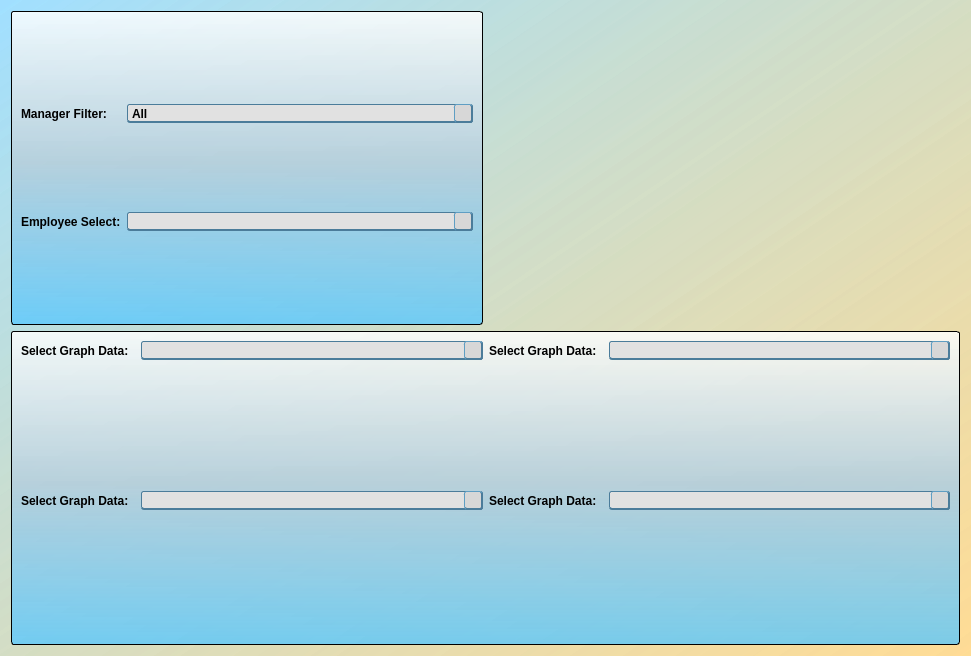
<?xml version="1.0" encoding="UTF-8"?>
<ui version="4.0">
 <class>agentGraphsMain</class>
 <widget class="QDialog" name="agentGraphsMain">
  <property name="geometry">
   <rect>
    <x>0</x>
    <y>0</y>
    <width>971</width>
    <height>656</height>
   </rect>
  </property>
  <property name="windowTitle">
   <string>Agent Trending Graphs</string>
  </property>
  <property name="windowIcon">
   <iconset>
    <normaloff>J:/COLLECTOR RESOURCES/KPI Tracker/cmredb/Meduit_logo.ico</normaloff>J:/COLLECTOR RESOURCES/KPI Tracker/cmredb/Meduit_logo.ico</iconset>
  </property>
  <property name="styleSheet">
   <string notr="true">QDialog{
	background-color: qlineargradient(spread:pad, x1:1, y1:1, x2:0, y2:0.011, stop:0 rgba(255, 218, 144, 200), stop:1 rgba(129, 213, 255, 126));
}
QWidget{
	font: 11pt &quot;Corbel&quot;;
	font-weight: bold;
}
QGroupBox{
	background-color: qlineargradient(spread:pad, x1:0.5, y1:0, x2:0.5, y2:1, stop:0 rgba(255, 255, 255, 209), stop:0.485876 rgba(181, 207, 220, 239), stop:1 rgba(85, 199, 255, 196));
	border: 1px solid black;
	border-radius: 3px;
	margin-top: 1ex;
	padding-top: 18;
	font: 11pt &quot;Corbel&quot;;
	font-weight: bold;
}
QGroupBox::title{
	background-color: qlineargradient(spread:pad, x1:0.50035, y1:1, x2:0.5, y2:0, stop:0 rgba(151, 151, 151, 255), stop:1 rgba(255, 255, 255, 255));
	border: 1px solid black;
	border-radius: 3px;
	padding: 2 10px;
	subcontrol-origin: margin;
	subcontrol-position: top;
	font: 11pt &quot;Corbel&quot;;
	font-weight: bold;
}
QLineEdit{
	background-color: rgb(223, 223, 223);
	border: 1px solid black;
	font: 10pt &quot;MS Shell Dlg 2&quot;;
}
QTextEdit{
	font: 12pt &quot;Corbel&quot;;
}
QStatusBar{
	font: 10pt &quot;MS Shell Dlg 2&quot;;
}
QPushButton{
	border-bottom: 2px solid rgb(75, 124, 154);
	border-top: 1px solid rgb(95, 158, 195);
	border-right: 2px solid rgb(75, 124, 154);
	border-left: 1px solid rgb(95, 158, 195);
	border-radius: 4px;
	padding: 2px;
	padding-left: 13px;
	padding-right: 13px;
	background-color: rgb(225, 225, 225);
	font: 11pt &quot;Corbel&quot;;
	font-weight: bold;
}
QPushButton::hover{
	border-bottom: 2px solid rgb(75, 124, 154);
	border-top: 1px solid rgb(95, 158, 195);
	border-right: 2px solid rgb(75, 124, 154);
	border-left: 1px solid rgb(95, 158, 195);
	border-radius: 4px;
	padding: 2px;
	padding-left: 13px;
	padding-right: 13px;
	background-color: rgb(215, 215, 215);
	font: 11pt &quot;Corbel&quot;;
	font-weight: bold;
}
QPushButton::pressed{
	border-bottom: 1px solid rgb(75, 124, 154);
	border-top: 2px solid rgb(95, 158, 195);
	border-right: 1px solid rgb(75, 124, 154);
	border-left: 2px solid rgb(95, 158, 195);
	border-radius: 4px;
	padding: 2px;
	padding-left: 10px;
	padding-right: 10px;
	width: 80px;
	background-color: rgb(225, 225, 225);
	font: 11pt &quot;Corbel&quot;;
	font-weight: bold;
}
QComboBox{
	border-bottom: 2px solid rgb(75, 124, 154);
	border-top: 1px solid rgb(75, 124, 154);
	border-right: 1px solid rgb(75, 124, 154);
	border-left: 1px solid rgb(75, 124, 154);
	border-radius: 3px;
	background-color: rgb(225, 225, 225);
}
QComboBox::drop-down{
	background-color: rgb(215, 215, 215);
	border-bottom: 2px solid rgb(75, 124, 154);
	border-top: 1px solid rgb(95, 158, 195);
	border-right: 2px solid rgb(75, 124, 154);
	border-left: 1px solid rgb(95, 158, 195);
	border-radius: 3px;
	subcontrol-origin: margin;
	width: 16px;
}
QComboBox::drop-down::hover{
	background-color: rgb(205, 205, 205);
	border-bottom: 2px solid rgb(75, 124, 154);
	border-top: 1px solid rgb(95, 158, 195);
	border-right: 2px solid rgb(75, 124, 154);
	border-left: 1px solid rgb(95, 158, 195);
	border-radius: 3px;
	subcontrol-origin: margin;
	width: 16px;
}
QComboBox::drop-down::pressed{
	background-color: rgb(215, 215, 215);
	border-bottom: 1px solid rgb(75, 124, 154);
	border-top: 2px solid rgb(95, 158, 195);
	border-right: 1px solid rgb(75, 124, 154);
	border-left: 2px solid rgb(95, 158, 195);
	border-radius: 3px;
	subcontrol-origin: margin;
	width: 16px;
}
QComboBox::down-arrow{
	image: url(:/meduit/arrow-dwn.png);
	width: 14 px;
	height:14 px;
}</string>
  </property>
  <layout class="QGridLayout" name="gridLayout_2">
   <item row="1" column="0" colspan="2">
    <widget class="QFrame" name="frame">
     <property name="styleSheet">
      <string notr="true">QFrame{
	background-color: qlineargradient(spread:pad, x1:0.5, y1:0, x2:0.5, y2:1, stop:0 rgba(255, 255, 255, 209), stop:0.485876 rgba(181, 207, 220, 239), stop:1 rgba(85, 199, 255, 196));
	border: 1px solid black;
	border-radius: 3px;
}</string>
     </property>
     <layout class="QGridLayout" name="gridLayout">
      <item row="3" column="1">
       <layout class="QHBoxLayout" name="horizontalLayout_4">
        <item>
         <widget class="QLabel" name="label_5">
          <property name="sizePolicy">
           <sizepolicy hsizetype="Maximum" vsizetype="Preferred">
            <horstretch>0</horstretch>
            <verstretch>0</verstretch>
           </sizepolicy>
          </property>
          <property name="styleSheet">
           <string notr="true">QFrame{
	background-color: rgba(255, 255, 255, 0);
	border: 0px;
}</string>
          </property>
          <property name="text">
           <string>Select Graph Data:  </string>
          </property>
         </widget>
        </item>
        <item>
         <widget class="QComboBox" name="graphData4">
          <property name="currentIndex">
           <number>-1</number>
          </property>
          <item>
           <property name="text">
            <string>Monthly - RPC's</string>
           </property>
          </item>
          <item>
           <property name="text">
            <string>Monthly - RPC's Per Hour</string>
           </property>
          </item>
          <item>
           <property name="text">
            <string>Monthly - Connects</string>
           </property>
          </item>
          <item>
           <property name="text">
            <string>Monthly - Connects Per Hour</string>
           </property>
          </item>
          <item>
           <property name="text">
            <string>Monthly - Conversions</string>
           </property>
          </item>
          <item>
           <property name="text">
            <string>Monthly - Fees</string>
           </property>
          </item>
          <item>
           <property name="text">
            <string>Monthly - Totals</string>
           </property>
          </item>
          <item>
           <property name="text">
            <string>Weekly - RPC's</string>
           </property>
          </item>
          <item>
           <property name="text">
            <string>Weekly - RPC's Per Hour</string>
           </property>
          </item>
          <item>
           <property name="text">
            <string>Weekly - Connects</string>
           </property>
          </item>
          <item>
           <property name="text">
            <string>Weekly - Connects Per Hour</string>
           </property>
          </item>
          <item>
           <property name="text">
            <string>Weekly - Conversions</string>
           </property>
          </item>
          <item>
           <property name="text">
            <string>Weekly - Fees</string>
           </property>
          </item>
         </widget>
        </item>
       </layout>
      </item>
      <item row="2" column="0">
       <widget class="QWidget" name="graphBox1" native="true"/>
      </item>
      <item row="2" column="1">
       <widget class="QWidget" name="graphBox2" native="true"/>
      </item>
      <item row="1" column="1">
       <layout class="QHBoxLayout" name="horizontalLayout_2">
        <item>
         <widget class="QLabel" name="label_3">
          <property name="sizePolicy">
           <sizepolicy hsizetype="Maximum" vsizetype="Preferred">
            <horstretch>0</horstretch>
            <verstretch>0</verstretch>
           </sizepolicy>
          </property>
          <property name="styleSheet">
           <string notr="true">QFrame{
	background-color: rgba(255, 255, 255, 0);
	border: 0px;
}</string>
          </property>
          <property name="text">
           <string>Select Graph Data:  </string>
          </property>
         </widget>
        </item>
        <item>
         <widget class="QComboBox" name="graphData2">
          <property name="currentIndex">
           <number>-1</number>
          </property>
          <item>
           <property name="text">
            <string>Monthly - RPC's</string>
           </property>
          </item>
          <item>
           <property name="text">
            <string>Monthly - RPC's Per Hour</string>
           </property>
          </item>
          <item>
           <property name="text">
            <string>Monthly - Connects</string>
           </property>
          </item>
          <item>
           <property name="text">
            <string>Monthly - Connects Per Hour</string>
           </property>
          </item>
          <item>
           <property name="text">
            <string>Monthly - Conversions</string>
           </property>
          </item>
          <item>
           <property name="text">
            <string>Monthly - Fees</string>
           </property>
          </item>
          <item>
           <property name="text">
            <string>Monthly - Totals</string>
           </property>
          </item>
          <item>
           <property name="text">
            <string>Weekly - RPC's</string>
           </property>
          </item>
          <item>
           <property name="text">
            <string>Weekly - RPC's Per Hour</string>
           </property>
          </item>
          <item>
           <property name="text">
            <string>Weekly - Connects</string>
           </property>
          </item>
          <item>
           <property name="text">
            <string>Weekly - Connects Per Hour</string>
           </property>
          </item>
          <item>
           <property name="text">
            <string>Weekly - Conversions</string>
           </property>
          </item>
          <item>
           <property name="text">
            <string>Weekly - Fees</string>
           </property>
          </item>
         </widget>
        </item>
       </layout>
      </item>
      <item row="1" column="0">
       <layout class="QHBoxLayout" name="horizontalLayout">
        <item>
         <widget class="QLabel" name="label_2">
          <property name="sizePolicy">
           <sizepolicy hsizetype="Maximum" vsizetype="Preferred">
            <horstretch>0</horstretch>
            <verstretch>0</verstretch>
           </sizepolicy>
          </property>
          <property name="styleSheet">
           <string notr="true">QFrame{
	background-color: rgba(255, 255, 255, 0);
	border: 0px;
}</string>
          </property>
          <property name="text">
           <string>Select Graph Data:  </string>
          </property>
         </widget>
        </item>
        <item>
         <widget class="QComboBox" name="graphData1">
          <property name="currentIndex">
           <number>-1</number>
          </property>
          <item>
           <property name="text">
            <string>Monthly - RPC's</string>
           </property>
          </item>
          <item>
           <property name="text">
            <string>Monthly - RPC's Per Hour</string>
           </property>
          </item>
          <item>
           <property name="text">
            <string>Monthly - Connects</string>
           </property>
          </item>
          <item>
           <property name="text">
            <string>Monthly - Connects Per Hour</string>
           </property>
          </item>
          <item>
           <property name="text">
            <string>Monthly - Conversions</string>
           </property>
          </item>
          <item>
           <property name="text">
            <string>Monthly - Fees</string>
           </property>
          </item>
          <item>
           <property name="text">
            <string>Monthly - Totals</string>
           </property>
          </item>
          <item>
           <property name="text">
            <string>Weekly - RPC's</string>
           </property>
          </item>
          <item>
           <property name="text">
            <string>Weekly - RPC's Per Hour</string>
           </property>
          </item>
          <item>
           <property name="text">
            <string>Weekly - Connects</string>
           </property>
          </item>
          <item>
           <property name="text">
            <string>Weekly - Connects Per Hour</string>
           </property>
          </item>
          <item>
           <property name="text">
            <string>Weekly - Conversions</string>
           </property>
          </item>
          <item>
           <property name="text">
            <string>Weekly - Fees</string>
           </property>
          </item>
         </widget>
        </item>
       </layout>
      </item>
      <item row="3" column="0">
       <layout class="QHBoxLayout" name="horizontalLayout_3">
        <item>
         <widget class="QLabel" name="label_4">
          <property name="sizePolicy">
           <sizepolicy hsizetype="Maximum" vsizetype="Preferred">
            <horstretch>0</horstretch>
            <verstretch>0</verstretch>
           </sizepolicy>
          </property>
          <property name="styleSheet">
           <string notr="true">QFrame{
	background-color: rgba(255, 255, 255, 0);
	border: 0px;
}</string>
          </property>
          <property name="text">
           <string>Select Graph Data:  </string>
          </property>
         </widget>
        </item>
        <item>
         <widget class="QComboBox" name="graphData3">
          <property name="currentIndex">
           <number>-1</number>
          </property>
          <item>
           <property name="text">
            <string>Monthly - RPC's</string>
           </property>
          </item>
          <item>
           <property name="text">
            <string>Monthly - RPC's Per Hour</string>
           </property>
          </item>
          <item>
           <property name="text">
            <string>Monthly - Connects</string>
           </property>
          </item>
          <item>
           <property name="text">
            <string>Monthly - Connects Per Hour</string>
           </property>
          </item>
          <item>
           <property name="text">
            <string>Monthly - Conversions</string>
           </property>
          </item>
          <item>
           <property name="text">
            <string>Monthly - Fees</string>
           </property>
          </item>
          <item>
           <property name="text">
            <string>Monthly - Totals</string>
           </property>
          </item>
          <item>
           <property name="text">
            <string>Weekly - RPC's</string>
           </property>
          </item>
          <item>
           <property name="text">
            <string>Weekly - RPC's Per Hour</string>
           </property>
          </item>
          <item>
           <property name="text">
            <string>Weekly - Connects</string>
           </property>
          </item>
          <item>
           <property name="text">
            <string>Weekly - Connects Per Hour</string>
           </property>
          </item>
          <item>
           <property name="text">
            <string>Weekly - Conversions</string>
           </property>
          </item>
          <item>
           <property name="text">
            <string>Weekly - Fees</string>
           </property>
          </item>
         </widget>
        </item>
       </layout>
      </item>
      <item row="4" column="0">
       <widget class="QWidget" name="graphBox3" native="true"/>
      </item>
      <item row="4" column="1">
       <widget class="QWidget" name="graphBox4" native="true"/>
      </item>
     </layout>
    </widget>
   </item>
   <item row="0" column="1">
    <widget class="QLabel" name="label">
     <property name="styleSheet">
      <string notr="true">image: url(:/meduit/Meduit Email.png);</string>
     </property>
     <property name="text">
      <string/>
     </property>
    </widget>
   </item>
   <item row="0" column="0">
    <widget class="QGroupBox" name="groupBox_2">
     <property name="styleSheet">
      <string notr="true">QGroupBox{
	background-color: qlineargradient(spread:pad, x1:0.5, y1:0, x2:0.5, y2:1, stop:0 rgba(255, 255, 255, 209), stop:0.485876 rgba(181, 207, 220, 239), stop:1 rgba(85, 199, 255, 196));
	border: 1px solid black;
	border-radius: 3px;
	margin-top: 1ex;
	padding-top: 0;
	font: 11pt &quot;Corbel&quot;;
	font-weight: bold;
}
QGroupBox::title{
	background-color: rgb(195, 195, 195);
	border: 1px solid black;
	border-radius: 3px;
	padding: 2 10px;
	subcontrol-origin: margin;
	subcontrol-position: top;
	font: 11pt &quot;Corbel&quot;;
	font-weight: bold;
}</string>
     </property>
     <property name="title">
      <string/>
     </property>
     <layout class="QGridLayout" name="gridLayout_4">
      <item row="0" column="1">
       <widget class="QLabel" name="label_6">
        <property name="text">
         <string>Manager Filter:</string>
        </property>
       </widget>
      </item>
      <item row="0" column="2" colspan="2">
       <widget class="QComboBox" name="managerCombo">
        <property name="styleSheet">
         <string notr="true">QFrame{
	background-color: qlineargradient(spread:pad, x1:0.5, y1:0, x2:0.5, y2:1, stop:0 rgba(255, 255, 255, 209), stop:0.485876 rgba(181, 207, 220, 239), stop:1 rgba(85, 199, 255, 196));
}</string>
        </property>
        <item>
         <property name="text">
          <string>All</string>
         </property>
        </item>
       </widget>
      </item>
      <item row="1" column="2" colspan="2">
       <widget class="QComboBox" name="employeeSelect">
        <property name="styleSheet">
         <string notr="true">QFrame{
	background-color: qlineargradient(spread:pad, x1:0.5, y1:0, x2:0.5, y2:1, stop:0 rgba(255, 255, 255, 209), stop:0.485876 rgba(181, 207, 220, 239), stop:1 rgba(85, 199, 255, 196));
}</string>
        </property>
       </widget>
      </item>
      <item row="1" column="1">
       <widget class="QLabel" name="label_20">
        <property name="sizePolicy">
         <sizepolicy hsizetype="Maximum" vsizetype="Preferred">
          <horstretch>0</horstretch>
          <verstretch>0</verstretch>
         </sizepolicy>
        </property>
        <property name="text">
         <string>Employee Select:</string>
        </property>
       </widget>
      </item>
     </layout>
    </widget>
   </item>
  </layout>
 </widget>
 <tabstops>
  <tabstop>managerCombo</tabstop>
  <tabstop>employeeSelect</tabstop>
  <tabstop>graphData1</tabstop>
  <tabstop>graphData2</tabstop>
  <tabstop>graphData3</tabstop>
  <tabstop>graphData4</tabstop>
 </tabstops>
 <resources>
  <include location="main_images.qrc"/>
 </resources>
 <connections/>
</ui>
